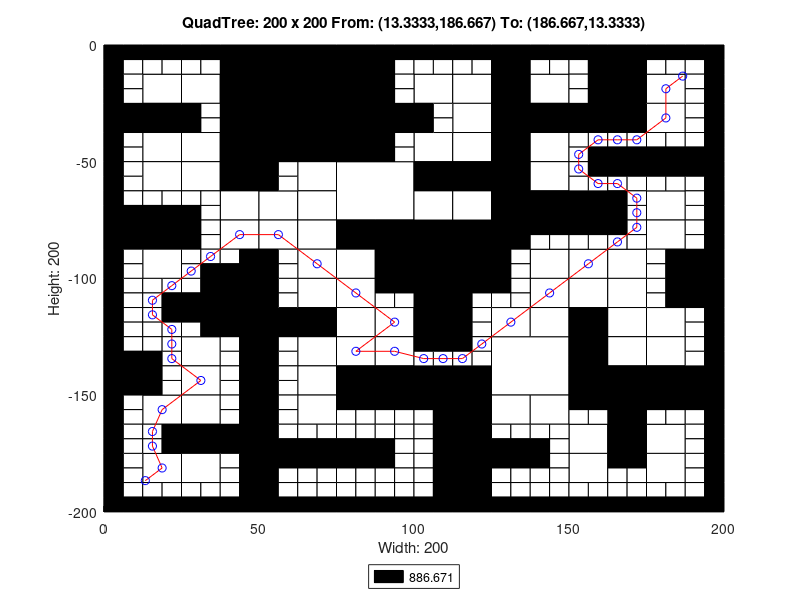

MATLAB code to generate this figure:
axis([0 200 -200 0]);
title('QuadTree: 200 x 200 From: (13.3333,186.667) To: (186.667,13.3333)');
xlabel('Width: 200');
ylabel('Height: 200');
rectangle('Position',[50 -25 25 25], 'FaceColor',[0 0 0]);
rectangle('Position',[50 -50 25 25], 'FaceColor',[0 0 0]);
rectangle('Position',[75 -75 25 25], 'FaceColor',[1 1 1]);
rectangle('Position',[100 -100 25 25], 'FaceColor',[0 0 0]);
rectangle('Position',[125 -150 25 25], 'FaceColor',[1 1 1]);
rectangle('Position',[12.5 -25 12.5 12.5], 'FaceColor',[1 1 1]);
rectangle('Position',[37.5 -12.5 12.5 12.5], 'FaceColor',[0 0 0]);
rectangle('Position',[25 -25 12.5 12.5], 'FaceColor',[1 1 1]);
rectangle('Position',[37.5 -25 12.5 12.5], 'FaceColor',[0 0 0]);
rectangle('Position',[0 -37.5 12.5 12.5], 'FaceColor',[0 0 0]);
rectangle('Position',[12.5 -37.5 12.5 12.5], 'FaceColor',[0 0 0]);
rectangle('Position',[12.5 -50 12.5 12.5], 'FaceColor',[1 1 1]);
rectangle('Position',[37.5 -37.5 12.5 12.5], 'FaceColor',[0 0 0]);
rectangle('Position',[25 -50 12.5 12.5], 'FaceColor',[1 1 1]);
rectangle('Position',[37.5 -50 12.5 12.5], 'FaceColor',[0 0 0]);
rectangle('Position',[75 -12.5 12.5 12.5], 'FaceColor',[0 0 0]);
rectangle('Position',[75 -25 12.5 12.5], 'FaceColor',[0 0 0]);
rectangle('Position',[75 -37.5 12.5 12.5], 'FaceColor',[0 0 0]);
rectangle('Position',[87.5 -37.5 12.5 12.5], 'FaceColor',[0 0 0]);
rectangle('Position',[75 -50 12.5 12.5], 'FaceColor',[0 0 0]);
rectangle('Position',[12.5 -62.5 12.5 12.5], 'FaceColor',[1 1 1]);
rectangle('Position',[25 -62.5 12.5 12.5], 'FaceColor',[1 1 1]);
rectangle('Position',[37.5 -62.5 12.5 12.5], 'FaceColor',[0 0 0]);
rectangle('Position',[37.5 -75 12.5 12.5], 'FaceColor',[1 1 1]);
rectangle('Position',[0 -87.5 12.5 12.5], 'FaceColor',[0 0 0]);
rectangle('Position',[12.5 -87.5 12.5 12.5], 'FaceColor',[0 0 0]);
rectangle('Position',[12.5 -100 12.5 12.5], 'FaceColor',[1 1 1]);
rectangle('Position',[37.5 -87.5 12.5 12.5], 'FaceColor',[1 1 1]);
rectangle('Position',[62.5 -62.5 12.5 12.5], 'FaceColor',[1 1 1]);
rectangle('Position',[50 -75 12.5 12.5], 'FaceColor',[1 1 1]);
rectangle('Position',[62.5 -75 12.5 12.5], 'FaceColor',[1 1 1]);
rectangle('Position',[50 -87.5 12.5 12.5], 'FaceColor',[1 1 1]);
rectangle('Position',[62.5 -87.5 12.5 12.5], 'FaceColor',[1 1 1]);
rectangle('Position',[62.5 -100 12.5 12.5], 'FaceColor',[1 1 1]);
rectangle('Position',[75 -87.5 12.5 12.5], 'FaceColor',[0 0 0]);
rectangle('Position',[87.5 -87.5 12.5 12.5], 'FaceColor',[0 0 0]);
rectangle('Position',[75 -100 12.5 12.5], 'FaceColor',[1 1 1]);
rectangle('Position',[87.5 -100 12.5 12.5], 'FaceColor',[0 0 0]);
rectangle('Position',[100 -25 12.5 12.5], 'FaceColor',[1 1 1]);
rectangle('Position',[112.5 -25 12.5 12.5], 'FaceColor',[1 1 1]);
rectangle('Position',[125 -12.5 12.5 12.5], 'FaceColor',[0 0 0]);
rectangle('Position',[125 -25 12.5 12.5], 'FaceColor',[0 0 0]);
rectangle('Position',[137.5 -25 12.5 12.5], 'FaceColor',[1 1 1]);
rectangle('Position',[112.5 -37.5 12.5 12.5], 'FaceColor',[1 1 1]);
rectangle('Position',[100 -50 12.5 12.5], 'FaceColor',[1 1 1]);
rectangle('Position',[112.5 -50 12.5 12.5], 'FaceColor',[1 1 1]);
rectangle('Position',[125 -37.5 12.5 12.5], 'FaceColor',[0 0 0]);
rectangle('Position',[137.5 -37.5 12.5 12.5], 'FaceColor',[0 0 0]);
rectangle('Position',[125 -50 12.5 12.5], 'FaceColor',[0 0 0]);
rectangle('Position',[137.5 -50 12.5 12.5], 'FaceColor',[1 1 1]);
rectangle('Position',[162.5 -12.5 12.5 12.5], 'FaceColor',[0 0 0]);
rectangle('Position',[162.5 -25 12.5 12.5], 'FaceColor',[0 0 0]);
rectangle('Position',[175 -25 12.5 12.5], 'FaceColor',[1 1 1]);
rectangle('Position',[150 -37.5 12.5 12.5], 'FaceColor',[0 0 0]);
rectangle('Position',[162.5 -37.5 12.5 12.5], 'FaceColor',[0 0 0]);
rectangle('Position',[175 -37.5 12.5 12.5], 'FaceColor',[1 1 1]);
rectangle('Position',[100 -62.5 12.5 12.5], 'FaceColor',[0 0 0]);
rectangle('Position',[112.5 -62.5 12.5 12.5], 'FaceColor',[0 0 0]);
rectangle('Position',[100 -75 12.5 12.5], 'FaceColor',[1 1 1]);
rectangle('Position',[112.5 -75 12.5 12.5], 'FaceColor',[1 1 1]);
rectangle('Position',[125 -62.5 12.5 12.5], 'FaceColor',[0 0 0]);
rectangle('Position',[137.5 -62.5 12.5 12.5], 'FaceColor',[1 1 1]);
rectangle('Position',[125 -75 12.5 12.5], 'FaceColor',[0 0 0]);
rectangle('Position',[137.5 -75 12.5 12.5], 'FaceColor',[0 0 0]);
rectangle('Position',[125 -87.5 12.5 12.5], 'FaceColor',[0 0 0]);
rectangle('Position',[137.5 -100 12.5 12.5], 'FaceColor',[1 1 1]);
rectangle('Position',[150 -75 12.5 12.5], 'FaceColor',[0 0 0]);
rectangle('Position',[175 -75 12.5 12.5], 'FaceColor',[1 1 1]);
rectangle('Position',[150 -100 12.5 12.5], 'FaceColor',[1 1 1]);
rectangle('Position',[162.5 -100 12.5 12.5], 'FaceColor',[1 1 1]);
rectangle('Position',[175 -87.5 12.5 12.5], 'FaceColor',[1 1 1]);
rectangle('Position',[187.5 -100 12.5 12.5], 'FaceColor',[0 0 0]);
rectangle('Position',[37.5 -112.5 12.5 12.5], 'FaceColor',[0 0 0]);
rectangle('Position',[37.5 -125 12.5 12.5], 'FaceColor',[0 0 0]);
rectangle('Position',[0 -150 12.5 12.5], 'FaceColor',[0 0 0]);
rectangle('Position',[25 -137.5 12.5 12.5], 'FaceColor',[1 1 1]);
rectangle('Position',[25 -150 12.5 12.5], 'FaceColor',[1 1 1]);
rectangle('Position',[62.5 -112.5 12.5 12.5], 'FaceColor',[1 1 1]);
rectangle('Position',[50 -125 12.5 12.5], 'FaceColor',[0 0 0]);
rectangle('Position',[62.5 -125 12.5 12.5], 'FaceColor',[0 0 0]);
rectangle('Position',[75 -112.5 12.5 12.5], 'FaceColor',[1 1 1]);
rectangle('Position',[75 -125 12.5 12.5], 'FaceColor',[1 1 1]);
rectangle('Position',[87.5 -125 12.5 12.5], 'FaceColor',[1 1 1]);
rectangle('Position',[62.5 -137.5 12.5 12.5], 'FaceColor',[1 1 1]);
rectangle('Position',[62.5 -150 12.5 12.5], 'FaceColor',[1 1 1]);
rectangle('Position',[75 -137.5 12.5 12.5], 'FaceColor',[1 1 1]);
rectangle('Position',[87.5 -137.5 12.5 12.5], 'FaceColor',[1 1 1]);
rectangle('Position',[75 -150 12.5 12.5], 'FaceColor',[0 0 0]);
rectangle('Position',[87.5 -150 12.5 12.5], 'FaceColor',[0 0 0]);
rectangle('Position',[12.5 -162.5 12.5 12.5], 'FaceColor',[1 1 1]);
rectangle('Position',[25 -162.5 12.5 12.5], 'FaceColor',[1 1 1]);
rectangle('Position',[25 -175 12.5 12.5], 'FaceColor',[0 0 0]);
rectangle('Position',[37.5 -175 12.5 12.5], 'FaceColor',[0 0 0]);
rectangle('Position',[12.5 -187.5 12.5 12.5], 'FaceColor',[1 1 1]);
rectangle('Position',[25 -187.5 12.5 12.5], 'FaceColor',[1 1 1]);
rectangle('Position',[62.5 -162.5 12.5 12.5], 'FaceColor',[1 1 1]);
rectangle('Position',[100 -112.5 12.5 12.5], 'FaceColor',[0 0 0]);
rectangle('Position',[100 -125 12.5 12.5], 'FaceColor',[0 0 0]);
rectangle('Position',[137.5 -112.5 12.5 12.5], 'FaceColor',[1 1 1]);
rectangle('Position',[125 -125 12.5 12.5], 'FaceColor',[1 1 1]);
rectangle('Position',[137.5 -125 12.5 12.5], 'FaceColor',[1 1 1]);
rectangle('Position',[100 -150 12.5 12.5], 'FaceColor',[0 0 0]);
rectangle('Position',[112.5 -150 12.5 12.5], 'FaceColor',[0 0 0]);
rectangle('Position',[150 -112.5 12.5 12.5], 'FaceColor',[1 1 1]);
rectangle('Position',[162.5 -112.5 12.5 12.5], 'FaceColor',[1 1 1]);
rectangle('Position',[150 -125 12.5 12.5], 'FaceColor',[0 0 0]);
rectangle('Position',[162.5 -125 12.5 12.5], 'FaceColor',[1 1 1]);
rectangle('Position',[187.5 -112.5 12.5 12.5], 'FaceColor',[0 0 0]);
rectangle('Position',[175 -125 12.5 12.5], 'FaceColor',[1 1 1]);
rectangle('Position',[150 -137.5 12.5 12.5], 'FaceColor',[0 0 0]);
rectangle('Position',[162.5 -137.5 12.5 12.5], 'FaceColor',[1 1 1]);
rectangle('Position',[150 -150 12.5 12.5], 'FaceColor',[0 0 0]);
rectangle('Position',[162.5 -150 12.5 12.5], 'FaceColor',[0 0 0]);
rectangle('Position',[175 -137.5 12.5 12.5], 'FaceColor',[1 1 1]);
rectangle('Position',[175 -150 12.5 12.5], 'FaceColor',[0 0 0]);
rectangle('Position',[187.5 -150 12.5 12.5], 'FaceColor',[0 0 0]);
rectangle('Position',[112.5 -162.5 12.5 12.5], 'FaceColor',[0 0 0]);
rectangle('Position',[112.5 -175 12.5 12.5], 'FaceColor',[0 0 0]);
rectangle('Position',[125 -162.5 12.5 12.5], 'FaceColor',[1 1 1]);
rectangle('Position',[137.5 -162.5 12.5 12.5], 'FaceColor',[1 1 1]);
rectangle('Position',[112.5 -187.5 12.5 12.5], 'FaceColor',[0 0 0]);
rectangle('Position',[112.5 -200 12.5 12.5], 'FaceColor',[0 0 0]);
rectangle('Position',[162.5 -162.5 12.5 12.5], 'FaceColor',[0 0 0]);
rectangle('Position',[150 -175 12.5 12.5], 'FaceColor',[1 1 1]);
rectangle('Position',[162.5 -175 12.5 12.5], 'FaceColor',[0 0 0]);
rectangle('Position',[175 -175 12.5 12.5], 'FaceColor',[1 1 1]);
rectangle('Position',[150 -187.5 12.5 12.5], 'FaceColor',[1 1 1]);
rectangle('Position',[175 -187.5 12.5 12.5], 'FaceColor',[1 1 1]);
rectangle('Position',[0 -6.25 6.25 6.25], 'FaceColor',[0 0 0]);
rectangle('Position',[6.25 -6.25 6.25 6.25], 'FaceColor',[0 0 0]);
rectangle('Position',[0 -12.5 6.25 6.25], 'FaceColor',[0 0 0]);
rectangle('Position',[6.25 -12.5 6.25 6.25], 'FaceColor',[1 1 1]);
rectangle('Position',[12.5 -6.25 6.25 6.25], 'FaceColor',[0 0 0]);
rectangle('Position',[18.75 -6.25 6.25 6.25], 'FaceColor',[0 0 0]);
rectangle('Position',[12.5 -12.5 6.25 6.25], 'FaceColor',[1 1 1]);
rectangle('Position',[18.75 -12.5 6.25 6.25], 'FaceColor',[1 1 1]);
rectangle('Position',[0 -18.75 6.25 6.25], 'FaceColor',[0 0 0]);
rectangle('Position',[6.25 -18.75 6.25 6.25], 'FaceColor',[1 1 1]);
rectangle('Position',[0 -25 6.25 6.25], 'FaceColor',[0 0 0]);
rectangle('Position',[6.25 -25 6.25 6.25], 'FaceColor',[1 1 1]);
rectangle('Position',[25 -6.25 6.25 6.25], 'FaceColor',[0 0 0]);
rectangle('Position',[31.25 -6.25 6.25 6.25], 'FaceColor',[0 0 0]);
rectangle('Position',[25 -12.5 6.25 6.25], 'FaceColor',[1 1 1]);
rectangle('Position',[31.25 -12.5 6.25 6.25], 'FaceColor',[1 1 1]);
rectangle('Position',[0 -43.75 6.25 6.25], 'FaceColor',[0 0 0]);
rectangle('Position',[6.25 -43.75 6.25 6.25], 'FaceColor',[1 1 1]);
rectangle('Position',[0 -50 6.25 6.25], 'FaceColor',[0 0 0]);
rectangle('Position',[6.25 -50 6.25 6.25], 'FaceColor',[1 1 1]);
rectangle('Position',[25 -31.25 6.25 6.25], 'FaceColor',[0 0 0]);
rectangle('Position',[31.25 -31.25 6.25 6.25], 'FaceColor',[1 1 1]);
rectangle('Position',[25 -37.5 6.25 6.25], 'FaceColor',[0 0 0]);
rectangle('Position',[31.25 -37.5 6.25 6.25], 'FaceColor',[1 1 1]);
rectangle('Position',[87.5 -6.25 6.25 6.25], 'FaceColor',[0 0 0]);
rectangle('Position',[93.75 -6.25 6.25 6.25], 'FaceColor',[0 0 0]);
rectangle('Position',[87.5 -12.5 6.25 6.25], 'FaceColor',[0 0 0]);
rectangle('Position',[93.75 -12.5 6.25 6.25], 'FaceColor',[1 1 1]);
rectangle('Position',[87.5 -18.75 6.25 6.25], 'FaceColor',[0 0 0]);
rectangle('Position',[93.75 -18.75 6.25 6.25], 'FaceColor',[1 1 1]);
rectangle('Position',[87.5 -25 6.25 6.25], 'FaceColor',[0 0 0]);
rectangle('Position',[93.75 -25 6.25 6.25], 'FaceColor',[1 1 1]);
rectangle('Position',[87.5 -43.75 6.25 6.25], 'FaceColor',[0 0 0]);
rectangle('Position',[93.75 -43.75 6.25 6.25], 'FaceColor',[1 1 1]);
rectangle('Position',[87.5 -50 6.25 6.25], 'FaceColor',[0 0 0]);
rectangle('Position',[93.75 -50 6.25 6.25], 'FaceColor',[1 1 1]);
rectangle('Position',[0 -56.25 6.25 6.25], 'FaceColor',[0 0 0]);
rectangle('Position',[6.25 -56.25 6.25 6.25], 'FaceColor',[1 1 1]);
rectangle('Position',[0 -62.5 6.25 6.25], 'FaceColor',[0 0 0]);
rectangle('Position',[6.25 -62.5 6.25 6.25], 'FaceColor',[1 1 1]);
rectangle('Position',[0 -68.75 6.25 6.25], 'FaceColor',[0 0 0]);
rectangle('Position',[6.25 -68.75 6.25 6.25], 'FaceColor',[1 1 1]);
rectangle('Position',[0 -75 6.25 6.25], 'FaceColor',[0 0 0]);
rectangle('Position',[6.25 -75 6.25 6.25], 'FaceColor',[0 0 0]);
rectangle('Position',[12.5 -68.75 6.25 6.25], 'FaceColor',[1 1 1]);
rectangle('Position',[18.75 -68.75 6.25 6.25], 'FaceColor',[1 1 1]);
rectangle('Position',[12.5 -75 6.25 6.25], 'FaceColor',[0 0 0]);
rectangle('Position',[18.75 -75 6.25 6.25], 'FaceColor',[0 0 0]);
rectangle('Position',[25 -68.75 6.25 6.25], 'FaceColor',[1 1 1]);
rectangle('Position',[31.25 -68.75 6.25 6.25], 'FaceColor',[1 1 1]);
rectangle('Position',[25 -75 6.25 6.25], 'FaceColor',[0 0 0]);
rectangle('Position',[31.25 -75 6.25 6.25], 'FaceColor',[1 1 1]);
rectangle('Position',[0 -93.75 6.25 6.25], 'FaceColor',[0 0 0]);
rectangle('Position',[6.25 -93.75 6.25 6.25], 'FaceColor',[1 1 1]);
rectangle('Position',[0 -100 6.25 6.25], 'FaceColor',[0 0 0]);
rectangle('Position',[6.25 -100 6.25 6.25], 'FaceColor',[1 1 1]);
rectangle('Position',[25 -81.25 6.25 6.25], 'FaceColor',[0 0 0]);
rectangle('Position',[31.25 -81.25 6.25 6.25], 'FaceColor',[1 1 1]);
rectangle('Position',[25 -87.5 6.25 6.25], 'FaceColor',[0 0 0]);
rectangle('Position',[31.25 -87.5 6.25 6.25], 'FaceColor',[1 1 1]);
rectangle('Position',[25 -93.75 6.25 6.25], 'FaceColor',[1 1 1]);
rectangle('Position',[31.25 -93.75 6.25 6.25], 'FaceColor',[1 1 1]);
rectangle('Position',[25 -100 6.25 6.25], 'FaceColor',[1 1 1]);
rectangle('Position',[31.25 -100 6.25 6.25], 'FaceColor',[0 0 0]);
rectangle('Position',[37.5 -93.75 6.25 6.25], 'FaceColor',[1 1 1]);
rectangle('Position',[43.75 -93.75 6.25 6.25], 'FaceColor',[0 0 0]);
rectangle('Position',[37.5 -100 6.25 6.25], 'FaceColor',[0 0 0]);
rectangle('Position',[43.75 -100 6.25 6.25], 'FaceColor',[0 0 0]);
rectangle('Position',[50 -56.25 6.25 6.25], 'FaceColor',[0 0 0]);
rectangle('Position',[56.25 -56.25 6.25 6.25], 'FaceColor',[1 1 1]);
rectangle('Position',[50 -62.5 6.25 6.25], 'FaceColor',[0 0 0]);
rectangle('Position',[56.25 -62.5 6.25 6.25], 'FaceColor',[1 1 1]);
rectangle('Position',[50 -93.75 6.25 6.25], 'FaceColor',[0 0 0]);
rectangle('Position',[56.25 -93.75 6.25 6.25], 'FaceColor',[1 1 1]);
rectangle('Position',[50 -100 6.25 6.25], 'FaceColor',[0 0 0]);
rectangle('Position',[56.25 -100 6.25 6.25], 'FaceColor',[1 1 1]);
rectangle('Position',[100 -6.25 6.25 6.25], 'FaceColor',[0 0 0]);
rectangle('Position',[106.25 -6.25 6.25 6.25], 'FaceColor',[0 0 0]);
rectangle('Position',[100 -12.5 6.25 6.25], 'FaceColor',[1 1 1]);
rectangle('Position',[106.25 -12.5 6.25 6.25], 'FaceColor',[1 1 1]);
rectangle('Position',[112.5 -6.25 6.25 6.25], 'FaceColor',[0 0 0]);
rectangle('Position',[118.75 -6.25 6.25 6.25], 'FaceColor',[0 0 0]);
rectangle('Position',[112.5 -12.5 6.25 6.25], 'FaceColor',[1 1 1]);
rectangle('Position',[118.75 -12.5 6.25 6.25], 'FaceColor',[1 1 1]);
rectangle('Position',[137.5 -6.25 6.25 6.25], 'FaceColor',[0 0 0]);
rectangle('Position',[143.75 -6.25 6.25 6.25], 'FaceColor',[0 0 0]);
rectangle('Position',[137.5 -12.5 6.25 6.25], 'FaceColor',[1 1 1]);
rectangle('Position',[143.75 -12.5 6.25 6.25], 'FaceColor',[1 1 1]);
rectangle('Position',[100 -31.25 6.25 6.25], 'FaceColor',[0 0 0]);
rectangle('Position',[106.25 -31.25 6.25 6.25], 'FaceColor',[1 1 1]);
rectangle('Position',[100 -37.5 6.25 6.25], 'FaceColor',[0 0 0]);
rectangle('Position',[106.25 -37.5 6.25 6.25], 'FaceColor',[1 1 1]);
rectangle('Position',[150 -6.25 6.25 6.25], 'FaceColor',[0 0 0]);
rectangle('Position',[156.25 -6.25 6.25 6.25], 'FaceColor',[0 0 0]);
rectangle('Position',[150 -12.5 6.25 6.25], 'FaceColor',[1 1 1]);
rectangle('Position',[156.25 -12.5 6.25 6.25], 'FaceColor',[0 0 0]);
rectangle('Position',[150 -18.75 6.25 6.25], 'FaceColor',[1 1 1]);
rectangle('Position',[156.25 -18.75 6.25 6.25], 'FaceColor',[0 0 0]);
rectangle('Position',[150 -25 6.25 6.25], 'FaceColor',[1 1 1]);
rectangle('Position',[156.25 -25 6.25 6.25], 'FaceColor',[0 0 0]);
rectangle('Position',[175 -6.25 6.25 6.25], 'FaceColor',[0 0 0]);
rectangle('Position',[181.25 -6.25 6.25 6.25], 'FaceColor',[0 0 0]);
rectangle('Position',[175 -12.5 6.25 6.25], 'FaceColor',[1 1 1]);
rectangle('Position',[181.25 -12.5 6.25 6.25], 'FaceColor',[1 1 1]);
rectangle('Position',[187.5 -6.25 6.25 6.25], 'FaceColor',[0 0 0]);
rectangle('Position',[193.75 -6.25 6.25 6.25], 'FaceColor',[0 0 0]);
rectangle('Position',[187.5 -12.5 6.25 6.25], 'FaceColor',[1 1 1]);
rectangle('Position',[193.75 -12.5 6.25 6.25], 'FaceColor',[0 0 0]);
rectangle('Position',[187.5 -18.75 6.25 6.25], 'FaceColor',[1 1 1]);
rectangle('Position',[193.75 -18.75 6.25 6.25], 'FaceColor',[0 0 0]);
rectangle('Position',[187.5 -25 6.25 6.25], 'FaceColor',[1 1 1]);
rectangle('Position',[193.75 -25 6.25 6.25], 'FaceColor',[0 0 0]);
rectangle('Position',[150 -43.75 6.25 6.25], 'FaceColor',[1 1 1]);
rectangle('Position',[156.25 -43.75 6.25 6.25], 'FaceColor',[1 1 1]);
rectangle('Position',[150 -50 6.25 6.25], 'FaceColor',[1 1 1]);
rectangle('Position',[156.25 -50 6.25 6.25], 'FaceColor',[0 0 0]);
rectangle('Position',[162.5 -43.75 6.25 6.25], 'FaceColor',[1 1 1]);
rectangle('Position',[168.75 -43.75 6.25 6.25], 'FaceColor',[1 1 1]);
rectangle('Position',[162.5 -50 6.25 6.25], 'FaceColor',[0 0 0]);
rectangle('Position',[168.75 -50 6.25 6.25], 'FaceColor',[0 0 0]);
rectangle('Position',[187.5 -31.25 6.25 6.25], 'FaceColor',[1 1 1]);
rectangle('Position',[193.75 -31.25 6.25 6.25], 'FaceColor',[0 0 0]);
rectangle('Position',[187.5 -37.5 6.25 6.25], 'FaceColor',[1 1 1]);
rectangle('Position',[193.75 -37.5 6.25 6.25], 'FaceColor',[0 0 0]);
rectangle('Position',[175 -43.75 6.25 6.25], 'FaceColor',[1 1 1]);
rectangle('Position',[181.25 -43.75 6.25 6.25], 'FaceColor',[1 1 1]);
rectangle('Position',[175 -50 6.25 6.25], 'FaceColor',[0 0 0]);
rectangle('Position',[181.25 -50 6.25 6.25], 'FaceColor',[0 0 0]);
rectangle('Position',[187.5 -43.75 6.25 6.25], 'FaceColor',[1 1 1]);
rectangle('Position',[193.75 -43.75 6.25 6.25], 'FaceColor',[0 0 0]);
rectangle('Position',[187.5 -50 6.25 6.25], 'FaceColor',[0 0 0]);
rectangle('Position',[193.75 -50 6.25 6.25], 'FaceColor',[0 0 0]);
rectangle('Position',[137.5 -81.25 6.25 6.25], 'FaceColor',[0 0 0]);
rectangle('Position',[143.75 -81.25 6.25 6.25], 'FaceColor',[0 0 0]);
rectangle('Position',[137.5 -87.5 6.25 6.25], 'FaceColor',[1 1 1]);
rectangle('Position',[143.75 -87.5 6.25 6.25], 'FaceColor',[1 1 1]);
rectangle('Position',[125 -93.75 6.25 6.25], 'FaceColor',[0 0 0]);
rectangle('Position',[131.25 -93.75 6.25 6.25], 'FaceColor',[1 1 1]);
rectangle('Position',[125 -100 6.25 6.25], 'FaceColor',[0 0 0]);
rectangle('Position',[131.25 -100 6.25 6.25], 'FaceColor',[1 1 1]);
rectangle('Position',[150 -56.25 6.25 6.25], 'FaceColor',[1 1 1]);
rectangle('Position',[156.25 -56.25 6.25 6.25], 'FaceColor',[0 0 0]);
rectangle('Position',[150 -62.5 6.25 6.25], 'FaceColor',[1 1 1]);
rectangle('Position',[156.25 -62.5 6.25 6.25], 'FaceColor',[1 1 1]);
rectangle('Position',[162.5 -56.25 6.25 6.25], 'FaceColor',[0 0 0]);
rectangle('Position',[168.75 -56.25 6.25 6.25], 'FaceColor',[0 0 0]);
rectangle('Position',[162.5 -62.5 6.25 6.25], 'FaceColor',[1 1 1]);
rectangle('Position',[168.75 -62.5 6.25 6.25], 'FaceColor',[1 1 1]);
rectangle('Position',[162.5 -68.75 6.25 6.25], 'FaceColor',[0 0 0]);
rectangle('Position',[168.75 -68.75 6.25 6.25], 'FaceColor',[1 1 1]);
rectangle('Position',[162.5 -75 6.25 6.25], 'FaceColor',[0 0 0]);
rectangle('Position',[168.75 -75 6.25 6.25], 'FaceColor',[1 1 1]);
rectangle('Position',[175 -56.25 6.25 6.25], 'FaceColor',[0 0 0]);
rectangle('Position',[181.25 -56.25 6.25 6.25], 'FaceColor',[0 0 0]);
rectangle('Position',[175 -62.5 6.25 6.25], 'FaceColor',[1 1 1]);
rectangle('Position',[181.25 -62.5 6.25 6.25], 'FaceColor',[1 1 1]);
rectangle('Position',[187.5 -56.25 6.25 6.25], 'FaceColor',[0 0 0]);
rectangle('Position',[193.75 -56.25 6.25 6.25], 'FaceColor',[0 0 0]);
rectangle('Position',[187.5 -62.5 6.25 6.25], 'FaceColor',[1 1 1]);
rectangle('Position',[193.75 -62.5 6.25 6.25], 'FaceColor',[0 0 0]);
rectangle('Position',[187.5 -68.75 6.25 6.25], 'FaceColor',[1 1 1]);
rectangle('Position',[193.75 -68.75 6.25 6.25], 'FaceColor',[0 0 0]);
rectangle('Position',[187.5 -75 6.25 6.25], 'FaceColor',[1 1 1]);
rectangle('Position',[193.75 -75 6.25 6.25], 'FaceColor',[0 0 0]);
rectangle('Position',[150 -81.25 6.25 6.25], 'FaceColor',[0 0 0]);
rectangle('Position',[156.25 -81.25 6.25 6.25], 'FaceColor',[0 0 0]);
rectangle('Position',[150 -87.5 6.25 6.25], 'FaceColor',[1 1 1]);
rectangle('Position',[156.25 -87.5 6.25 6.25], 'FaceColor',[1 1 1]);
rectangle('Position',[162.5 -81.25 6.25 6.25], 'FaceColor',[0 0 0]);
rectangle('Position',[168.75 -81.25 6.25 6.25], 'FaceColor',[1 1 1]);
rectangle('Position',[162.5 -87.5 6.25 6.25], 'FaceColor',[1 1 1]);
rectangle('Position',[168.75 -87.5 6.25 6.25], 'FaceColor',[1 1 1]);
rectangle('Position',[187.5 -81.25 6.25 6.25], 'FaceColor',[1 1 1]);
rectangle('Position',[193.75 -81.25 6.25 6.25], 'FaceColor',[0 0 0]);
rectangle('Position',[187.5 -87.5 6.25 6.25], 'FaceColor',[1 1 1]);
rectangle('Position',[193.75 -87.5 6.25 6.25], 'FaceColor',[0 0 0]);
rectangle('Position',[175 -93.75 6.25 6.25], 'FaceColor',[1 1 1]);
rectangle('Position',[181.25 -93.75 6.25 6.25], 'FaceColor',[0 0 0]);
rectangle('Position',[175 -100 6.25 6.25], 'FaceColor',[1 1 1]);
rectangle('Position',[181.25 -100 6.25 6.25], 'FaceColor',[0 0 0]);
rectangle('Position',[0 -106.25 6.25 6.25], 'FaceColor',[0 0 0]);
rectangle('Position',[6.25 -106.25 6.25 6.25], 'FaceColor',[1 1 1]);
rectangle('Position',[0 -112.5 6.25 6.25], 'FaceColor',[0 0 0]);
rectangle('Position',[6.25 -112.5 6.25 6.25], 'FaceColor',[1 1 1]);
rectangle('Position',[12.5 -106.25 6.25 6.25], 'FaceColor',[1 1 1]);
rectangle('Position',[18.75 -106.25 6.25 6.25], 'FaceColor',[1 1 1]);
rectangle('Position',[12.5 -112.5 6.25 6.25], 'FaceColor',[1 1 1]);
rectangle('Position',[18.75 -112.5 6.25 6.25], 'FaceColor',[0 0 0]);
rectangle('Position',[0 -118.75 6.25 6.25], 'FaceColor',[0 0 0]);
rectangle('Position',[6.25 -118.75 6.25 6.25], 'FaceColor',[1 1 1]);
rectangle('Position',[0 -125 6.25 6.25], 'FaceColor',[0 0 0]);
rectangle('Position',[6.25 -125 6.25 6.25], 'FaceColor',[1 1 1]);
rectangle('Position',[12.5 -118.75 6.25 6.25], 'FaceColor',[1 1 1]);
rectangle('Position',[18.75 -118.75 6.25 6.25], 'FaceColor',[0 0 0]);
rectangle('Position',[12.5 -125 6.25 6.25], 'FaceColor',[1 1 1]);
rectangle('Position',[18.75 -125 6.25 6.25], 'FaceColor',[1 1 1]);
rectangle('Position',[25 -106.25 6.25 6.25], 'FaceColor',[1 1 1]);
rectangle('Position',[31.25 -106.25 6.25 6.25], 'FaceColor',[0 0 0]);
rectangle('Position',[25 -112.5 6.25 6.25], 'FaceColor',[0 0 0]);
rectangle('Position',[31.25 -112.5 6.25 6.25], 'FaceColor',[0 0 0]);
rectangle('Position',[25 -118.75 6.25 6.25], 'FaceColor',[0 0 0]);
rectangle('Position',[31.25 -118.75 6.25 6.25], 'FaceColor',[0 0 0]);
rectangle('Position',[25 -125 6.25 6.25], 'FaceColor',[1 1 1]);
rectangle('Position',[31.25 -125 6.25 6.25], 'FaceColor',[0 0 0]);
rectangle('Position',[0 -131.25 6.25 6.25], 'FaceColor',[0 0 0]);
rectangle('Position',[6.25 -131.25 6.25 6.25], 'FaceColor',[1 1 1]);
rectangle('Position',[0 -137.5 6.25 6.25], 'FaceColor',[0 0 0]);
rectangle('Position',[6.25 -137.5 6.25 6.25], 'FaceColor',[0 0 0]);
rectangle('Position',[12.5 -131.25 6.25 6.25], 'FaceColor',[1 1 1]);
rectangle('Position',[18.75 -131.25 6.25 6.25], 'FaceColor',[1 1 1]);
rectangle('Position',[12.5 -137.5 6.25 6.25], 'FaceColor',[0 0 0]);
rectangle('Position',[18.75 -137.5 6.25 6.25], 'FaceColor',[1 1 1]);
rectangle('Position',[12.5 -143.75 6.25 6.25], 'FaceColor',[0 0 0]);
rectangle('Position',[18.75 -143.75 6.25 6.25], 'FaceColor',[1 1 1]);
rectangle('Position',[12.5 -150 6.25 6.25], 'FaceColor',[0 0 0]);
rectangle('Position',[18.75 -150 6.25 6.25], 'FaceColor',[1 1 1]);
rectangle('Position',[37.5 -131.25 6.25 6.25], 'FaceColor',[1 1 1]);
rectangle('Position',[43.75 -131.25 6.25 6.25], 'FaceColor',[0 0 0]);
rectangle('Position',[37.5 -137.5 6.25 6.25], 'FaceColor',[1 1 1]);
rectangle('Position',[43.75 -137.5 6.25 6.25], 'FaceColor',[0 0 0]);
rectangle('Position',[37.5 -143.75 6.25 6.25], 'FaceColor',[1 1 1]);
rectangle('Position',[43.75 -143.75 6.25 6.25], 'FaceColor',[0 0 0]);
rectangle('Position',[37.5 -150 6.25 6.25], 'FaceColor',[1 1 1]);
rectangle('Position',[43.75 -150 6.25 6.25], 'FaceColor',[0 0 0]);
rectangle('Position',[50 -106.25 6.25 6.25], 'FaceColor',[0 0 0]);
rectangle('Position',[56.25 -106.25 6.25 6.25], 'FaceColor',[1 1 1]);
rectangle('Position',[50 -112.5 6.25 6.25], 'FaceColor',[0 0 0]);
rectangle('Position',[56.25 -112.5 6.25 6.25], 'FaceColor',[1 1 1]);
rectangle('Position',[87.5 -106.25 6.25 6.25], 'FaceColor',[0 0 0]);
rectangle('Position',[93.75 -106.25 6.25 6.25], 'FaceColor',[0 0 0]);
rectangle('Position',[87.5 -112.5 6.25 6.25], 'FaceColor',[1 1 1]);
rectangle('Position',[93.75 -112.5 6.25 6.25], 'FaceColor',[1 1 1]);
rectangle('Position',[50 -131.25 6.25 6.25], 'FaceColor',[0 0 0]);
rectangle('Position',[56.25 -131.25 6.25 6.25], 'FaceColor',[1 1 1]);
rectangle('Position',[50 -137.5 6.25 6.25], 'FaceColor',[0 0 0]);
rectangle('Position',[56.25 -137.5 6.25 6.25], 'FaceColor',[1 1 1]);
rectangle('Position',[50 -143.75 6.25 6.25], 'FaceColor',[0 0 0]);
rectangle('Position',[56.25 -143.75 6.25 6.25], 'FaceColor',[1 1 1]);
rectangle('Position',[50 -150 6.25 6.25], 'FaceColor',[0 0 0]);
rectangle('Position',[56.25 -150 6.25 6.25], 'FaceColor',[1 1 1]);
rectangle('Position',[0 -156.25 6.25 6.25], 'FaceColor',[0 0 0]);
rectangle('Position',[6.25 -156.25 6.25 6.25], 'FaceColor',[1 1 1]);
rectangle('Position',[0 -162.5 6.25 6.25], 'FaceColor',[0 0 0]);
rectangle('Position',[6.25 -162.5 6.25 6.25], 'FaceColor',[1 1 1]);
rectangle('Position',[0 -168.75 6.25 6.25], 'FaceColor',[0 0 0]);
rectangle('Position',[6.25 -168.75 6.25 6.25], 'FaceColor',[1 1 1]);
rectangle('Position',[0 -175 6.25 6.25], 'FaceColor',[0 0 0]);
rectangle('Position',[6.25 -175 6.25 6.25], 'FaceColor',[1 1 1]);
rectangle('Position',[12.5 -168.75 6.25 6.25], 'FaceColor',[1 1 1]);
rectangle('Position',[18.75 -168.75 6.25 6.25], 'FaceColor',[0 0 0]);
rectangle('Position',[12.5 -175 6.25 6.25], 'FaceColor',[1 1 1]);
rectangle('Position',[18.75 -175 6.25 6.25], 'FaceColor',[0 0 0]);
rectangle('Position',[37.5 -156.25 6.25 6.25], 'FaceColor',[1 1 1]);
rectangle('Position',[43.75 -156.25 6.25 6.25], 'FaceColor',[0 0 0]);
rectangle('Position',[37.5 -162.5 6.25 6.25], 'FaceColor',[1 1 1]);
rectangle('Position',[43.75 -162.5 6.25 6.25], 'FaceColor',[0 0 0]);
rectangle('Position',[0 -181.25 6.25 6.25], 'FaceColor',[0 0 0]);
rectangle('Position',[6.25 -181.25 6.25 6.25], 'FaceColor',[1 1 1]);
rectangle('Position',[0 -187.5 6.25 6.25], 'FaceColor',[0 0 0]);
rectangle('Position',[6.25 -187.5 6.25 6.25], 'FaceColor',[1 1 1]);
rectangle('Position',[0 -193.75 6.25 6.25], 'FaceColor',[0 0 0]);
rectangle('Position',[6.25 -193.75 6.25 6.25], 'FaceColor',[1 1 1]);
rectangle('Position',[0 -200 6.25 6.25], 'FaceColor',[0 0 0]);
rectangle('Position',[6.25 -200 6.25 6.25], 'FaceColor',[0 0 0]);
rectangle('Position',[12.5 -193.75 6.25 6.25], 'FaceColor',[1 1 1]);
rectangle('Position',[18.75 -193.75 6.25 6.25], 'FaceColor',[1 1 1]);
rectangle('Position',[12.5 -200 6.25 6.25], 'FaceColor',[0 0 0]);
rectangle('Position',[18.75 -200 6.25 6.25], 'FaceColor',[0 0 0]);
rectangle('Position',[37.5 -181.25 6.25 6.25], 'FaceColor',[1 1 1]);
rectangle('Position',[43.75 -181.25 6.25 6.25], 'FaceColor',[0 0 0]);
rectangle('Position',[37.5 -187.5 6.25 6.25], 'FaceColor',[1 1 1]);
rectangle('Position',[43.75 -187.5 6.25 6.25], 'FaceColor',[0 0 0]);
rectangle('Position',[25 -193.75 6.25 6.25], 'FaceColor',[1 1 1]);
rectangle('Position',[31.25 -193.75 6.25 6.25], 'FaceColor',[1 1 1]);
rectangle('Position',[25 -200 6.25 6.25], 'FaceColor',[0 0 0]);
rectangle('Position',[31.25 -200 6.25 6.25], 'FaceColor',[0 0 0]);
rectangle('Position',[37.5 -193.75 6.25 6.25], 'FaceColor',[1 1 1]);
rectangle('Position',[43.75 -193.75 6.25 6.25], 'FaceColor',[0 0 0]);
rectangle('Position',[37.5 -200 6.25 6.25], 'FaceColor',[0 0 0]);
rectangle('Position',[43.75 -200 6.25 6.25], 'FaceColor',[0 0 0]);
rectangle('Position',[50 -156.25 6.25 6.25], 'FaceColor',[0 0 0]);
rectangle('Position',[56.25 -156.25 6.25 6.25], 'FaceColor',[1 1 1]);
rectangle('Position',[50 -162.5 6.25 6.25], 'FaceColor',[0 0 0]);
rectangle('Position',[56.25 -162.5 6.25 6.25], 'FaceColor',[1 1 1]);
rectangle('Position',[50 -168.75 6.25 6.25], 'FaceColor',[0 0 0]);
rectangle('Position',[56.25 -168.75 6.25 6.25], 'FaceColor',[1 1 1]);
rectangle('Position',[50 -175 6.25 6.25], 'FaceColor',[0 0 0]);
rectangle('Position',[56.25 -175 6.25 6.25], 'FaceColor',[0 0 0]);
rectangle('Position',[62.5 -168.75 6.25 6.25], 'FaceColor',[1 1 1]);
rectangle('Position',[68.75 -168.75 6.25 6.25], 'FaceColor',[1 1 1]);
rectangle('Position',[62.5 -175 6.25 6.25], 'FaceColor',[0 0 0]);
rectangle('Position',[68.75 -175 6.25 6.25], 'FaceColor',[0 0 0]);
rectangle('Position',[75 -156.25 6.25 6.25], 'FaceColor',[0 0 0]);
rectangle('Position',[81.25 -156.25 6.25 6.25], 'FaceColor',[0 0 0]);
rectangle('Position',[75 -162.5 6.25 6.25], 'FaceColor',[1 1 1]);
rectangle('Position',[81.25 -162.5 6.25 6.25], 'FaceColor',[1 1 1]);
rectangle('Position',[87.5 -156.25 6.25 6.25], 'FaceColor',[0 0 0]);
rectangle('Position',[93.75 -156.25 6.25 6.25], 'FaceColor',[0 0 0]);
rectangle('Position',[87.5 -162.5 6.25 6.25], 'FaceColor',[1 1 1]);
rectangle('Position',[93.75 -162.5 6.25 6.25], 'FaceColor',[1 1 1]);
rectangle('Position',[75 -168.75 6.25 6.25], 'FaceColor',[1 1 1]);
rectangle('Position',[81.25 -168.75 6.25 6.25], 'FaceColor',[1 1 1]);
rectangle('Position',[75 -175 6.25 6.25], 'FaceColor',[0 0 0]);
rectangle('Position',[81.25 -175 6.25 6.25], 'FaceColor',[0 0 0]);
rectangle('Position',[87.5 -168.75 6.25 6.25], 'FaceColor',[1 1 1]);
rectangle('Position',[93.75 -168.75 6.25 6.25], 'FaceColor',[1 1 1]);
rectangle('Position',[87.5 -175 6.25 6.25], 'FaceColor',[0 0 0]);
rectangle('Position',[93.75 -175 6.25 6.25], 'FaceColor',[1 1 1]);
rectangle('Position',[50 -181.25 6.25 6.25], 'FaceColor',[0 0 0]);
rectangle('Position',[56.25 -181.25 6.25 6.25], 'FaceColor',[0 0 0]);
rectangle('Position',[50 -187.5 6.25 6.25], 'FaceColor',[0 0 0]);
rectangle('Position',[56.25 -187.5 6.25 6.25], 'FaceColor',[1 1 1]);
rectangle('Position',[62.5 -181.25 6.25 6.25], 'FaceColor',[0 0 0]);
rectangle('Position',[68.75 -181.25 6.25 6.25], 'FaceColor',[0 0 0]);
rectangle('Position',[62.5 -187.5 6.25 6.25], 'FaceColor',[1 1 1]);
rectangle('Position',[68.75 -187.5 6.25 6.25], 'FaceColor',[1 1 1]);
rectangle('Position',[50 -193.75 6.25 6.25], 'FaceColor',[0 0 0]);
rectangle('Position',[56.25 -193.75 6.25 6.25], 'FaceColor',[1 1 1]);
rectangle('Position',[50 -200 6.25 6.25], 'FaceColor',[0 0 0]);
rectangle('Position',[56.25 -200 6.25 6.25], 'FaceColor',[0 0 0]);
rectangle('Position',[62.5 -193.75 6.25 6.25], 'FaceColor',[1 1 1]);
rectangle('Position',[68.75 -193.75 6.25 6.25], 'FaceColor',[1 1 1]);
rectangle('Position',[62.5 -200 6.25 6.25], 'FaceColor',[0 0 0]);
rectangle('Position',[68.75 -200 6.25 6.25], 'FaceColor',[0 0 0]);
rectangle('Position',[75 -181.25 6.25 6.25], 'FaceColor',[0 0 0]);
rectangle('Position',[81.25 -181.25 6.25 6.25], 'FaceColor',[0 0 0]);
rectangle('Position',[75 -187.5 6.25 6.25], 'FaceColor',[1 1 1]);
rectangle('Position',[81.25 -187.5 6.25 6.25], 'FaceColor',[1 1 1]);
rectangle('Position',[87.5 -181.25 6.25 6.25], 'FaceColor',[0 0 0]);
rectangle('Position',[93.75 -181.25 6.25 6.25], 'FaceColor',[1 1 1]);
rectangle('Position',[87.5 -187.5 6.25 6.25], 'FaceColor',[1 1 1]);
rectangle('Position',[93.75 -187.5 6.25 6.25], 'FaceColor',[1 1 1]);
rectangle('Position',[75 -193.75 6.25 6.25], 'FaceColor',[1 1 1]);
rectangle('Position',[81.25 -193.75 6.25 6.25], 'FaceColor',[1 1 1]);
rectangle('Position',[75 -200 6.25 6.25], 'FaceColor',[0 0 0]);
rectangle('Position',[81.25 -200 6.25 6.25], 'FaceColor',[0 0 0]);
rectangle('Position',[87.5 -193.75 6.25 6.25], 'FaceColor',[1 1 1]);
rectangle('Position',[93.75 -193.75 6.25 6.25], 'FaceColor',[1 1 1]);
rectangle('Position',[87.5 -200 6.25 6.25], 'FaceColor',[0 0 0]);
rectangle('Position',[93.75 -200 6.25 6.25], 'FaceColor',[0 0 0]);
rectangle('Position',[112.5 -106.25 6.25 6.25], 'FaceColor',[0 0 0]);
rectangle('Position',[118.75 -106.25 6.25 6.25], 'FaceColor',[0 0 0]);
rectangle('Position',[112.5 -112.5 6.25 6.25], 'FaceColor',[0 0 0]);
rectangle('Position',[118.75 -112.5 6.25 6.25], 'FaceColor',[1 1 1]);
rectangle('Position',[112.5 -118.75 6.25 6.25], 'FaceColor',[0 0 0]);
rectangle('Position',[118.75 -118.75 6.25 6.25], 'FaceColor',[1 1 1]);
rectangle('Position',[112.5 -125 6.25 6.25], 'FaceColor',[0 0 0]);
rectangle('Position',[118.75 -125 6.25 6.25], 'FaceColor',[1 1 1]);
rectangle('Position',[125 -106.25 6.25 6.25], 'FaceColor',[0 0 0]);
rectangle('Position',[131.25 -106.25 6.25 6.25], 'FaceColor',[1 1 1]);
rectangle('Position',[125 -112.5 6.25 6.25], 'FaceColor',[1 1 1]);
rectangle('Position',[131.25 -112.5 6.25 6.25], 'FaceColor',[1 1 1]);
rectangle('Position',[100 -131.25 6.25 6.25], 'FaceColor',[0 0 0]);
rectangle('Position',[106.25 -131.25 6.25 6.25], 'FaceColor',[0 0 0]);
rectangle('Position',[100 -137.5 6.25 6.25], 'FaceColor',[1 1 1]);
rectangle('Position',[106.25 -137.5 6.25 6.25], 'FaceColor',[1 1 1]);
rectangle('Position',[112.5 -131.25 6.25 6.25], 'FaceColor',[0 0 0]);
rectangle('Position',[118.75 -131.25 6.25 6.25], 'FaceColor',[1 1 1]);
rectangle('Position',[112.5 -137.5 6.25 6.25], 'FaceColor',[1 1 1]);
rectangle('Position',[118.75 -137.5 6.25 6.25], 'FaceColor',[1 1 1]);
rectangle('Position',[175 -106.25 6.25 6.25], 'FaceColor',[1 1 1]);
rectangle('Position',[181.25 -106.25 6.25 6.25], 'FaceColor',[0 0 0]);
rectangle('Position',[175 -112.5 6.25 6.25], 'FaceColor',[1 1 1]);
rectangle('Position',[181.25 -112.5 6.25 6.25], 'FaceColor',[0 0 0]);
rectangle('Position',[187.5 -118.75 6.25 6.25], 'FaceColor',[1 1 1]);
rectangle('Position',[193.75 -118.75 6.25 6.25], 'FaceColor',[0 0 0]);
rectangle('Position',[187.5 -125 6.25 6.25], 'FaceColor',[1 1 1]);
rectangle('Position',[193.75 -125 6.25 6.25], 'FaceColor',[0 0 0]);
rectangle('Position',[187.5 -131.25 6.25 6.25], 'FaceColor',[1 1 1]);
rectangle('Position',[193.75 -131.25 6.25 6.25], 'FaceColor',[0 0 0]);
rectangle('Position',[187.5 -137.5 6.25 6.25], 'FaceColor',[1 1 1]);
rectangle('Position',[193.75 -137.5 6.25 6.25], 'FaceColor',[0 0 0]);
rectangle('Position',[100 -156.25 6.25 6.25], 'FaceColor',[0 0 0]);
rectangle('Position',[106.25 -156.25 6.25 6.25], 'FaceColor',[0 0 0]);
rectangle('Position',[100 -162.5 6.25 6.25], 'FaceColor',[1 1 1]);
rectangle('Position',[106.25 -162.5 6.25 6.25], 'FaceColor',[0 0 0]);
rectangle('Position',[100 -168.75 6.25 6.25], 'FaceColor',[1 1 1]);
rectangle('Position',[106.25 -168.75 6.25 6.25], 'FaceColor',[0 0 0]);
rectangle('Position',[100 -175 6.25 6.25], 'FaceColor',[1 1 1]);
rectangle('Position',[106.25 -175 6.25 6.25], 'FaceColor',[0 0 0]);
rectangle('Position',[125 -168.75 6.25 6.25], 'FaceColor',[1 1 1]);
rectangle('Position',[131.25 -168.75 6.25 6.25], 'FaceColor',[1 1 1]);
rectangle('Position',[125 -175 6.25 6.25], 'FaceColor',[0 0 0]);
rectangle('Position',[131.25 -175 6.25 6.25], 'FaceColor',[0 0 0]);
rectangle('Position',[137.5 -168.75 6.25 6.25], 'FaceColor',[1 1 1]);
rectangle('Position',[143.75 -168.75 6.25 6.25], 'FaceColor',[1 1 1]);
rectangle('Position',[137.5 -175 6.25 6.25], 'FaceColor',[0 0 0]);
rectangle('Position',[143.75 -175 6.25 6.25], 'FaceColor',[1 1 1]);
rectangle('Position',[100 -181.25 6.25 6.25], 'FaceColor',[1 1 1]);
rectangle('Position',[106.25 -181.25 6.25 6.25], 'FaceColor',[0 0 0]);
rectangle('Position',[100 -187.5 6.25 6.25], 'FaceColor',[1 1 1]);
rectangle('Position',[106.25 -187.5 6.25 6.25], 'FaceColor',[0 0 0]);
rectangle('Position',[100 -193.75 6.25 6.25], 'FaceColor',[1 1 1]);
rectangle('Position',[106.25 -193.75 6.25 6.25], 'FaceColor',[0 0 0]);
rectangle('Position',[100 -200 6.25 6.25], 'FaceColor',[0 0 0]);
rectangle('Position',[106.25 -200 6.25 6.25], 'FaceColor',[0 0 0]);
rectangle('Position',[125 -181.25 6.25 6.25], 'FaceColor',[0 0 0]);
rectangle('Position',[131.25 -181.25 6.25 6.25], 'FaceColor',[0 0 0]);
rectangle('Position',[125 -187.5 6.25 6.25], 'FaceColor',[1 1 1]);
rectangle('Position',[131.25 -187.5 6.25 6.25], 'FaceColor',[1 1 1]);
rectangle('Position',[137.5 -181.25 6.25 6.25], 'FaceColor',[0 0 0]);
rectangle('Position',[143.75 -181.25 6.25 6.25], 'FaceColor',[1 1 1]);
rectangle('Position',[137.5 -187.5 6.25 6.25], 'FaceColor',[1 1 1]);
rectangle('Position',[143.75 -187.5 6.25 6.25], 'FaceColor',[1 1 1]);
rectangle('Position',[125 -193.75 6.25 6.25], 'FaceColor',[1 1 1]);
rectangle('Position',[131.25 -193.75 6.25 6.25], 'FaceColor',[1 1 1]);
rectangle('Position',[125 -200 6.25 6.25], 'FaceColor',[0 0 0]);
rectangle('Position',[131.25 -200 6.25 6.25], 'FaceColor',[0 0 0]);
rectangle('Position',[137.5 -193.75 6.25 6.25], 'FaceColor',[1 1 1]);
rectangle('Position',[143.75 -193.75 6.25 6.25], 'FaceColor',[1 1 1]);
rectangle('Position',[137.5 -200 6.25 6.25], 'FaceColor',[0 0 0]);
rectangle('Position',[143.75 -200 6.25 6.25], 'FaceColor',[0 0 0]);
rectangle('Position',[150 -156.25 6.25 6.25], 'FaceColor',[0 0 0]);
rectangle('Position',[156.25 -156.25 6.25 6.25], 'FaceColor',[0 0 0]);
rectangle('Position',[150 -162.5 6.25 6.25], 'FaceColor',[1 1 1]);
rectangle('Position',[156.25 -162.5 6.25 6.25], 'FaceColor',[1 1 1]);
rectangle('Position',[175 -156.25 6.25 6.25], 'FaceColor',[0 0 0]);
rectangle('Position',[181.25 -156.25 6.25 6.25], 'FaceColor',[0 0 0]);
rectangle('Position',[175 -162.5 6.25 6.25], 'FaceColor',[1 1 1]);
rectangle('Position',[181.25 -162.5 6.25 6.25], 'FaceColor',[1 1 1]);
rectangle('Position',[187.5 -156.25 6.25 6.25], 'FaceColor',[0 0 0]);
rectangle('Position',[193.75 -156.25 6.25 6.25], 'FaceColor',[0 0 0]);
rectangle('Position',[187.5 -162.5 6.25 6.25], 'FaceColor',[1 1 1]);
rectangle('Position',[193.75 -162.5 6.25 6.25], 'FaceColor',[0 0 0]);
rectangle('Position',[187.5 -168.75 6.25 6.25], 'FaceColor',[1 1 1]);
rectangle('Position',[193.75 -168.75 6.25 6.25], 'FaceColor',[0 0 0]);
rectangle('Position',[187.5 -175 6.25 6.25], 'FaceColor',[1 1 1]);
rectangle('Position',[193.75 -175 6.25 6.25], 'FaceColor',[0 0 0]);
rectangle('Position',[162.5 -181.25 6.25 6.25], 'FaceColor',[0 0 0]);
rectangle('Position',[168.75 -181.25 6.25 6.25], 'FaceColor',[0 0 0]);
rectangle('Position',[162.5 -187.5 6.25 6.25], 'FaceColor',[1 1 1]);
rectangle('Position',[168.75 -187.5 6.25 6.25], 'FaceColor',[1 1 1]);
rectangle('Position',[150 -193.75 6.25 6.25], 'FaceColor',[1 1 1]);
rectangle('Position',[156.25 -193.75 6.25 6.25], 'FaceColor',[1 1 1]);
rectangle('Position',[150 -200 6.25 6.25], 'FaceColor',[0 0 0]);
rectangle('Position',[156.25 -200 6.25 6.25], 'FaceColor',[0 0 0]);
rectangle('Position',[162.5 -193.75 6.25 6.25], 'FaceColor',[1 1 1]);
rectangle('Position',[168.75 -193.75 6.25 6.25], 'FaceColor',[1 1 1]);
rectangle('Position',[162.5 -200 6.25 6.25], 'FaceColor',[0 0 0]);
rectangle('Position',[168.75 -200 6.25 6.25], 'FaceColor',[0 0 0]);
rectangle('Position',[187.5 -181.25 6.25 6.25], 'FaceColor',[1 1 1]);
rectangle('Position',[193.75 -181.25 6.25 6.25], 'FaceColor',[0 0 0]);
rectangle('Position',[187.5 -187.5 6.25 6.25], 'FaceColor',[1 1 1]);
rectangle('Position',[193.75 -187.5 6.25 6.25], 'FaceColor',[0 0 0]);
rectangle('Position',[175 -193.75 6.25 6.25], 'FaceColor',[1 1 1]);
rectangle('Position',[181.25 -193.75 6.25 6.25], 'FaceColor',[1 1 1]);
rectangle('Position',[175 -200 6.25 6.25], 'FaceColor',[0 0 0]);
rectangle('Position',[181.25 -200 6.25 6.25], 'FaceColor',[0 0 0]);
rectangle('Position',[187.5 -193.75 6.25 6.25], 'FaceColor',[1 1 1]);
rectangle('Position',[193.75 -193.75 6.25 6.25], 'FaceColor',[0 0 0]);
rectangle('Position',[187.5 -200 6.25 6.25], 'FaceColor',[0 0 0]);
rectangle('Position',[193.75 -200 6.25 6.25], 'FaceColor',[0 0 0]);
X=[186.667,181.25,181.25,171.875,165.625,159.375,153.125,153.125,159.375,165.625,171.875,171.875,171.875,165.625,156.25,143.75,131.25,121.875,115.625,109.375,103.125,93.75,81.25,93.75,81.25,68.75,56.25,43.75,34.375,28.125,21.875,15.625,15.625,21.875,21.875,21.875,31.25,18.75,15.625,15.625,18.75,13.3333];
Y=[-13.3333,-18.75,-31.25,-40.625,-40.625,-40.625,-46.875,-53.125,-59.375,-59.375,-65.625,-71.875,-78.125,-84.375,-93.75,-106.25,-118.75,-128.125,-134.375,-134.375,-134.375,-131.25,-131.25,-118.75,-106.25,-93.75,-81.25,-81.25,-90.625,-96.875,-103.125,-109.375,-115.625,-121.875,-128.125,-134.375,-143.75,-156.25,-165.625,-171.875,-181.25,-186.667];
hold on;
plot(X,Y,'r');
plot(X,Y,'bo');
legend('886.671','Location','southoutside');
